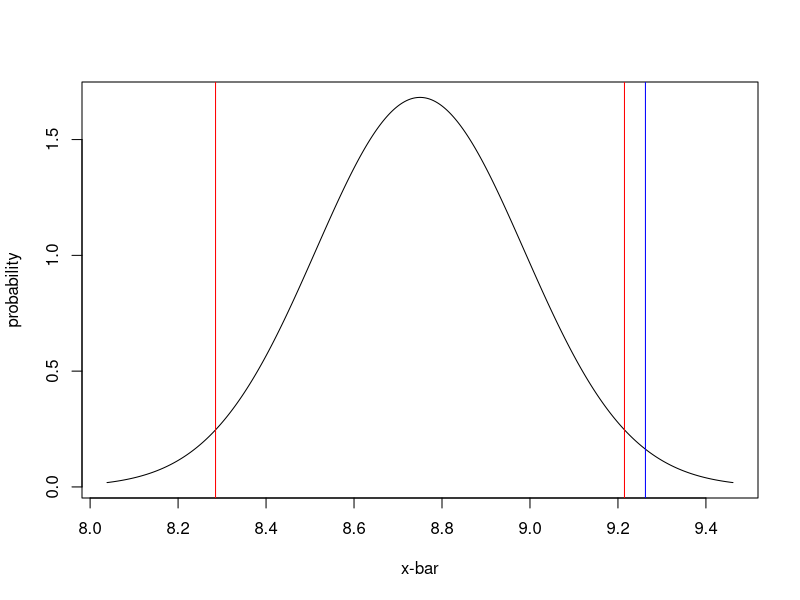
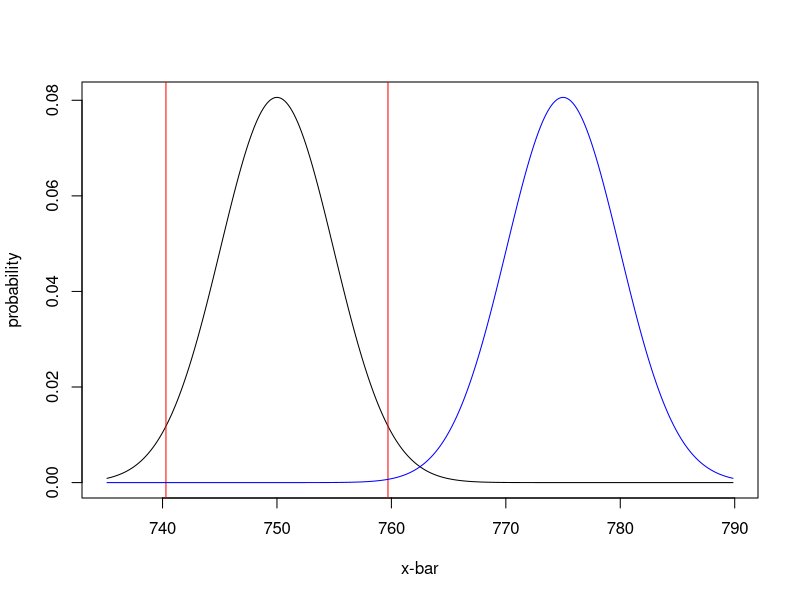
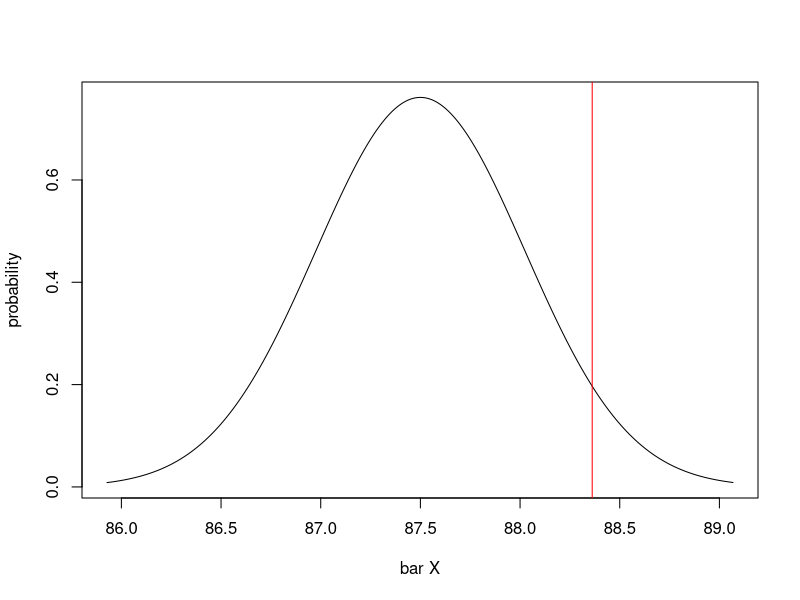

Write R code to recreate these figures, in order.
## ---- chunk 1
knitr::opts_chunk$set(echo = TRUE)
## ---- chunk 2
hw <- c(9.9, 8.9, 11.5, 9.0, 10.0, 8.5, 7.5, 9.4, 10.5, 8.5, 10.4, 8.9, 9.3, 10.0, 8.9, 8.4, 8.4, 11.0, 8.1, 8.0, 11.1, 9.3, 10.3, 8.8, 8.5, 7.7, 8.2, 8.0, 9.0, 8.3, 14.2, 10.0,  9.9, 7.5, 11.3, 9.1, 10.2, 6.9, 8.5, 8.6)
x.bar = mean(hw)
x.bar
## ---- chunk 3
se <- 1.5/sqrt(40)
se
## ---- chunk 4
qnorm(0.025, 8.75, se)
qnorm(0.975, 8.75, se)
## ---- chunk 5
x <- seq(8.75 - 3 * se, 8.75 + 3 * se, by=0.001)
y <- dnorm(x, 8.75, se)
plot(x, y, type="l", xlab = "x-bar", ylab="probability")
abline(v=qnorm(0.025, 8.75, se), col="red")
abline(v=qnorm(0.975, 8.75, se), col="red")
abline(v=x.bar, col="blue")
## ---- chunk 6
2*pnorm(x.bar, 8.75, se, lower.tail = F)
## ---- chunk 7
x.bar - 1.96 * se
x.bar + 1.96 * se
## ---- chunk 8
se <- 21/sqrt(18)
x <- seq(750 - 3 * se, 775 + 3 * se, by=0.001)
y <- dnorm(x, 750, se)
plot(x, y, type="l", xlab="x-bar", ylab="probability")
abline(v=qnorm(0.025, 750, se), col="red")
abline(v=qnorm(0.975, 750, se), col="red")
y2 <- dnorm(x, 775, se)
lines(x, y2, col="blue")

1 - pnorm(qnorm(0.975, 750, se), 775, se)- pnorm(qnorm(0.025, 750, se), 775, se)
pnorm(qnorm(0.975, 750, se), 775, se)- pnorm(qnorm(0.025, 750, se), 775, se)
## ---- chunk 9
se <- 21/sqrt(50)
pnorm(qnorm(0.975, 750, se), 775, se)- pnorm(qnorm(0.025, 750, se), 775, se)
## ---- chunk 10
scores <- c(90.75, 92.25, 87.5, 82.75, 88.25, 91.5, 88.0, 82.5, 87.25, 79.25, 74.5, 88.25, 90.0, 89.5, 91.5, 90.75, 90.25, 75.25, 89.5, 87.25, 90.0, 87.0, 82.5, 99.25, 93.25, 90.5, 89.0, 99.0, 97.5, 90.25, 92.5, 87.0, 79.5, 89.75, 91.5)

## ---- chunk 11
se <- 3.1/sqrt(35)
se
## ---- chunk 12
x <- seq(from=87.5-3*se, to=87.5+3*se, by=0.01)
y <- dnorm(x, 87.5, se)
plot(x, y, type="l", xlab="bar X", ylab="probability")
abline(v=qnorm(0.95, 87.5, se), col="red")
## ---- chunk 13
qnorm(0.95, 87.5, se)
x.bar <- mean(scores)
x.bar
## ---- chunk 14
pnorm(x.bar, 87.5, se, lower.tail=F)
## ---- chunk 15
x.bar - 1.65 * se
x.bar + 1.65 * se
## ---- chunk 16
for (i in 10:10000){
  se <- sqrt(0.55*(1-0.55)/i)
  beta <- pnorm(qnorm(0.975, 0.5, se), 0.55, se) - pnorm(qnorm(0.025, 0.5, se), 0.55, se)
  if (beta <= 0.1){
    print(i)
    print(beta)
    break
  }
}
## ---- chunk 17
2 * pnorm(18.1, 17.5, 0.48, lower.tail=F)
(18.1 - 17.5)/0.48
2 * pnorm(1.25, 0, 1, lower.tail=F)
